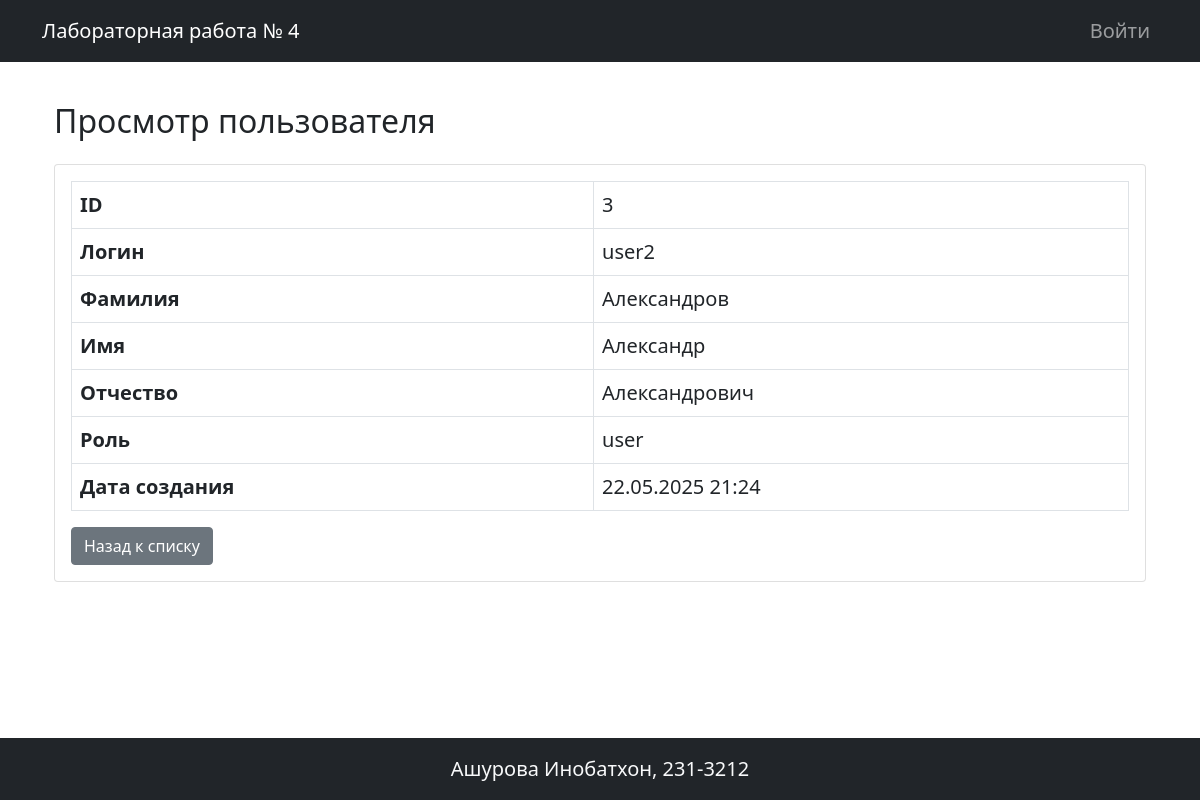
/users/3, run on the app's committed database.
### app.py (models this page shows)
class User(db.Model, UserMixin):
    id = db.Column(db.Integer, primary_key=True)
    username = db.Column(db.String(50), unique=True, nullable=False)
    password_hash = db.Column(db.String(128), nullable=False)
    last_name = db.Column(db.String(50))
    first_name = db.Column(db.String(50), nullable=False)
    middle_name = db.Column(db.String(50))
    role_id = db.Column(db.Integer, db.ForeignKey('role.id'))
    role = db.relationship('Role', backref='users')
    created_at = db.Column(db.DateTime, default=datetime.utcnow)

class Role(db.Model):
    id = db.Column(db.Integer, primary_key=True)
    name = db.Column(db.String(50), nullable=False)
    description = db.Column(db.String(200))

### app.py (the view)
@app.route('/users/<int:id>')
def view_user(id):
    user = User.query.get_or_404(id)
    return render_template('view_user.html', user=user)

### templates/view_user.html (shortened to what this page needs)
{% extends "base.html" %}
{% block content %}
<div class="container">
    <h2 class="my-4">Просмотр пользователя</h2>
    <div class="card">
        <div class="card-body">
            <table class="table table-bordered">
                <tbody>
                    <tr>
                        <th scope="row">ID</th>
                        <td>{{ user.id }}</td>
                    </tr>
                    <tr>
                        <th scope="row">Логин</th>
                        <td>{{ user.username }}</td>
                    </tr>
                    <tr>
                        <th scope="row">Фамилия</th>
                        <td>{{ user.last_name if user.last_name else '-' }}</td>
                    </tr>
                    <tr>
                        <th scope="row">Имя</th>
                        <td>{{ user.first_name }}</td>
                    </tr>
                    <tr>
                        <th scope="row">Отчество</th>
                        <td>{{ user.middle_name if user.middle_name else '-' }}</td>
                    </tr>
                    <tr>
                        <th scope="row">Роль</th>
                        <td>{{ user.role.name if user.role else '-' }}</td>
                    </tr>
                    <tr>
                        <th scope="row">Дата создания</th>
                        <td>{{ user.created_at.strftime('%d.%m.%Y %H:%M') }}</td>
                    </tr>
                </tbody>
            </table>
            <div class="mt-3">
                <a href="{{ url_for('index') }}" class="btn btn-secondary">Назад к списку</a>
            </div>
        </div>
    </div>
</div>
{% endblock %}

### static/styles.css (style rules this page uses)
body { font-size: 1.25rem; display: grid; grid-template-rows: auto 1fr auto; height: 100vh; margin: 0; }

### data on the page
User: id "3", username "user2", last_name "Александров", first_name "Александр", middle_name "Александрович", created_at "22.05.2025 21:24"
Role: role "user"
